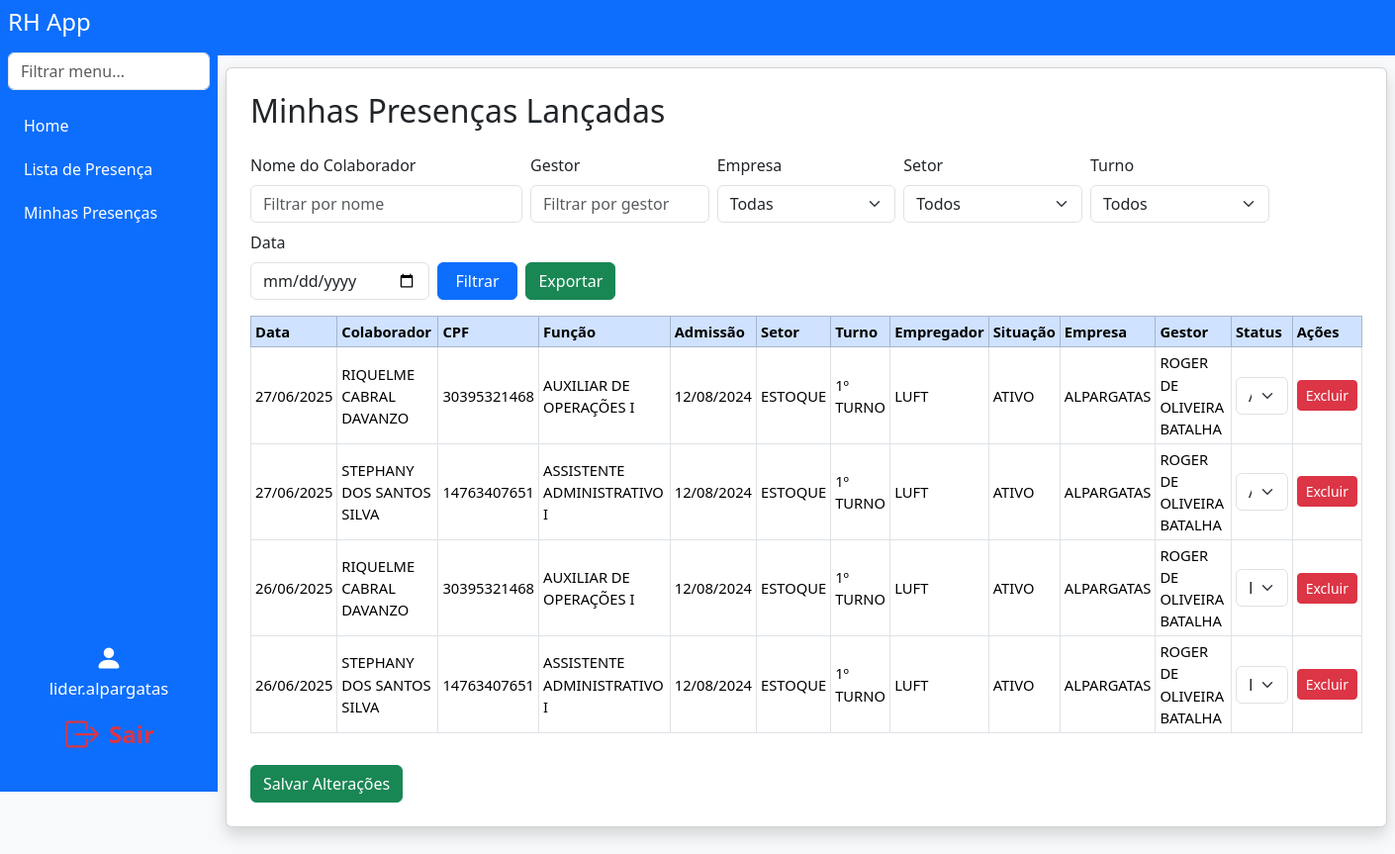
The app's page /minhas_presencas (signed in), older data.
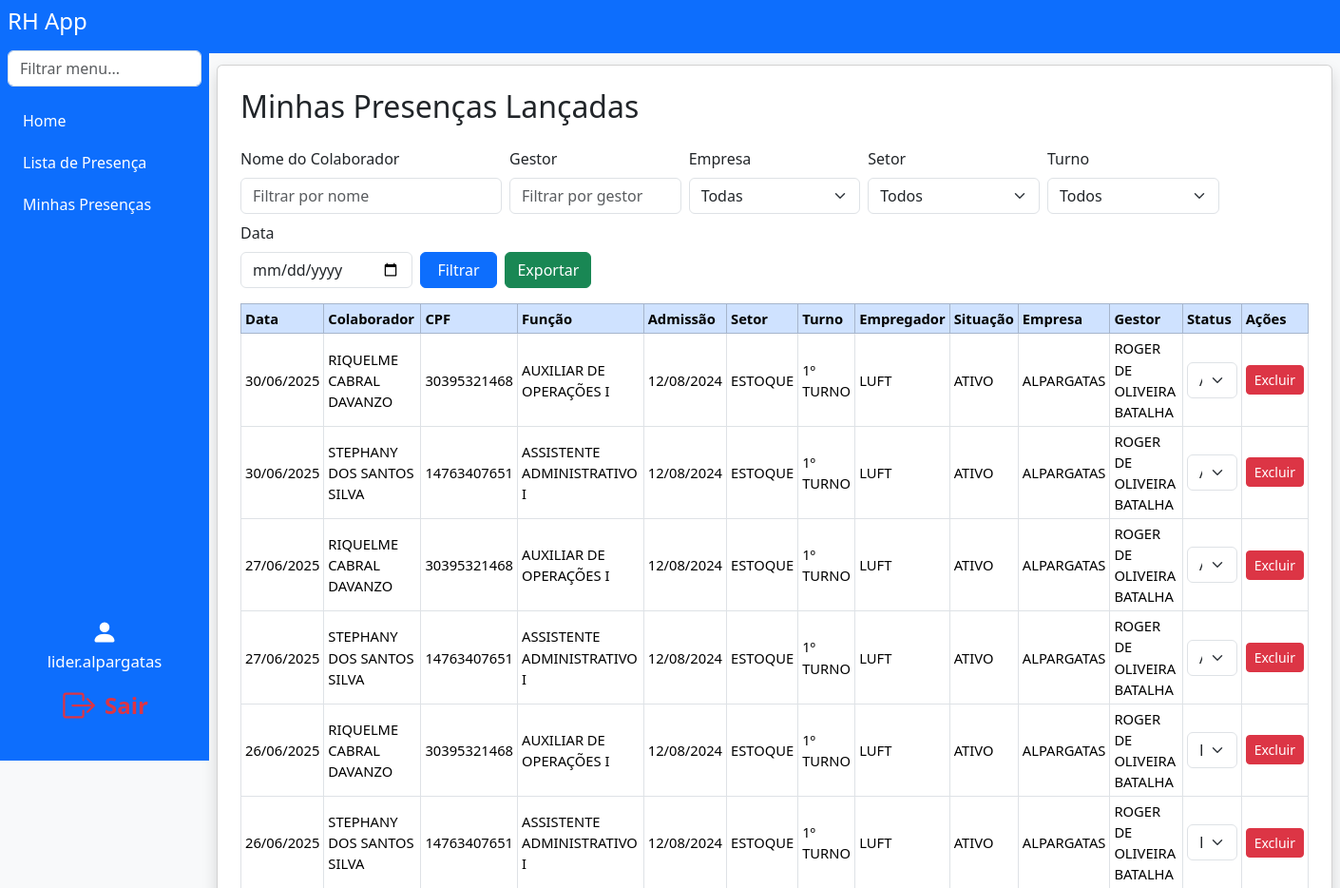
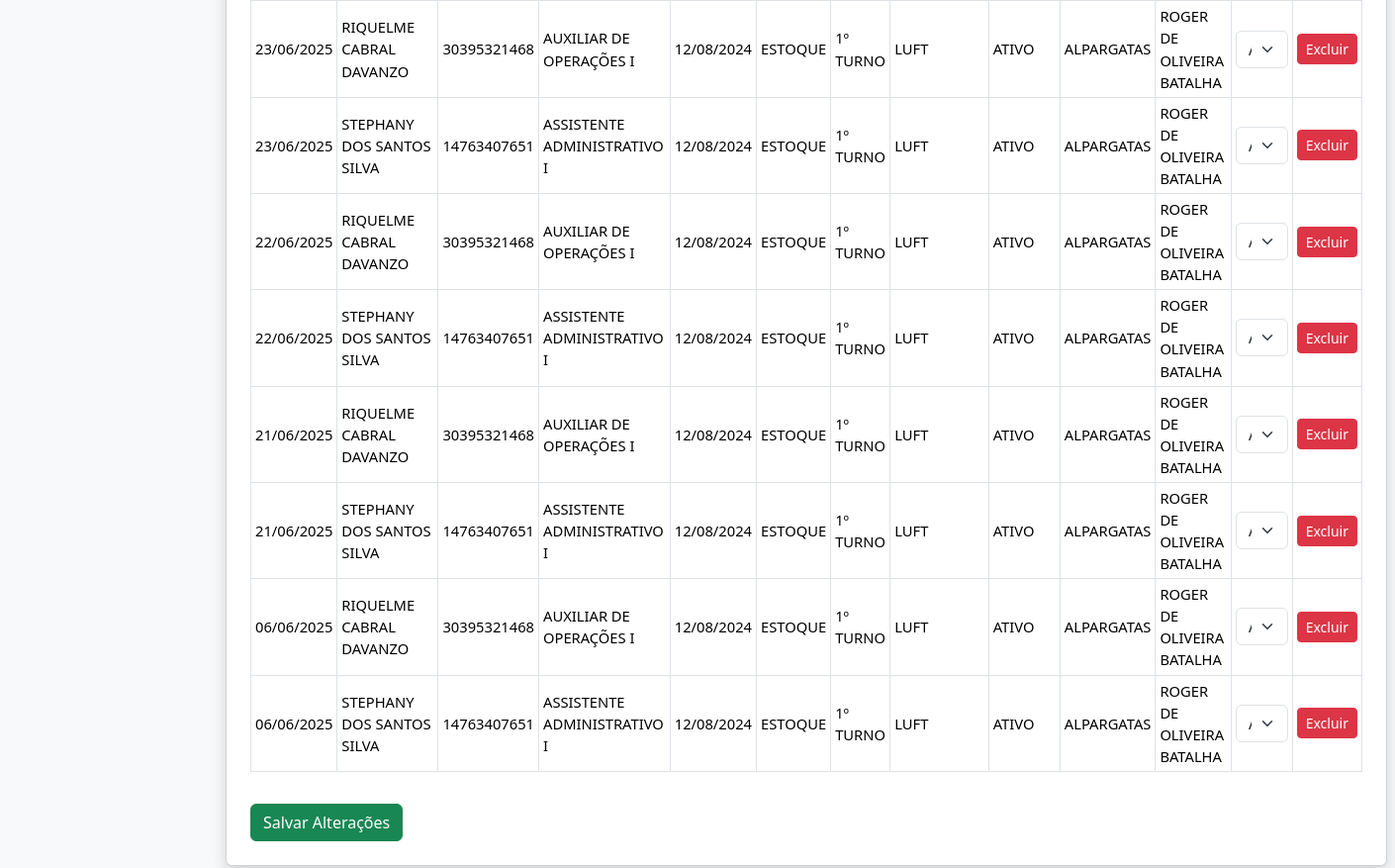
The same page, newer data (2 pictures, top to bottom).
### models.py (models this page shows)
class User(db.Model):
    id = db.Column(db.Integer, primary_key=True)
    username = db.Column(db.String(150), unique=True, nullable=False)
    password = db.Column(db.String(150), nullable=False)
    company_id = db.Column(db.Integer, db.ForeignKey('company.id'), nullable=True)
    role = db.Column(db.String(50), nullable=False, default='user')
    all_companies = db.Column(db.Boolean, default=False)
    setor = db.Column(db.String(100), nullable=True)
    turno = db.Column(db.String(50), nullable=True)
    all_setores = db.Column(db.Boolean, default=False)
    all_turnos = db.Column(db.Boolean, default=False)
    setor_id = db.Column(db.Integer, db.ForeignKey('setor.id'))
    setor = db.relationship('Setor')

class Presenca(db.Model):
    id = db.Column(db.Integer, primary_key=True)
    colaborador_id = db.Column(db.Integer, db.ForeignKey('colaborador.id'), nullable=False)
    usuario_id = db.Column(db.Integer, db.ForeignKey('user.id'), nullable=False)
    data = db.Column(db.Date, nullable=False)
    status = db.Column(db.String(30), nullable=False, default='ausente')
    colaborador = db.relationship('Colaborador')
    usuario = db.relationship('User')

class Colaborador(db.Model):
    id = db.Column(db.Integer, primary_key=True)
    nome = db.Column(db.String(150), nullable=False)
    cpf = db.Column(db.String(14), unique=True, nullable=False)
    funcao = db.Column(db.String(100))
    admissao = db.Column(db.String(30), nullable=False)
    setor_id = db.Column(db.Integer, db.ForeignKey('setor.id'))  # Alterado para chave estrangeira
    setor = db.relationship('Setor')
    turno = db.Column(db.String(30))
    empregador = db.Column(db.String(150))
    situacao = db.Column(db.String(50))
    empresa_id = db.Column(db.Integer, db.ForeignKey('company.id'), nullable=False)
    empresa = db.relationship('Company')
    gestor = db.Column(db.String(150))

class Setor(db.Model):
    id = db.Column(db.Integer, primary_key=True)
    nome = db.Column(db.String(100), unique=True, nullable=False)

class Company(db.Model):
    id = db.Column(db.Integer, primary_key=True)
    name = db.Column(db.String(150), unique=True, nullable=False)
    users = db.relationship('User', backref='company', lazy=True)

### app.py (the view, shortened to what this page needs)
@app.route('/minhas_presencas', methods=['GET', 'POST'])
def minhas_presencas():
    if g.user is None:
        return redirect(url_for('login'))
    filtro_nome = request.args.get('filtro_nome', '')
    filtro_empresa = request.args.get('filtro_empresa', '')
    filtro_setor = request.args.get('filtro_setor', '')
    filtro_turno = request.args.get('filtro_turno', '')
    filtro_data = request.args.get('filtro_data', '')
    filtro_gestor = request.args.get('filtro_gestor', '')  # Novo filtro
    empresas = Company.query.all()
    setores = Setor.query.all()
    query = Presenca.query.join(Colaborador)
    if not g.user.all_companies and g.user.company_id:
        query = query.filter(Colaborador.empresa_id == g.user.company_id)
    if not g.user.all_setores and g.user.setor_id:
        query = query.filter(Colaborador.setor_id == g.user.setor_id)
    if not g.user.all_turnos and g.user.turno:
        query = query.filter(Colaborador.turno == g.user.turno)
    if filtro_nome:
        query = query.filter(Colaborador.nome.ilike(f'%{filtro_nome}%'))
    if filtro_empresa:
        query = query.filter(Colaborador.empresa_id == int(filtro_empresa))
    if filtro_setor:
        query = query.filter(Colaborador.setor_id == int(filtro_setor))
    if filtro_turno:
        query = query.filter(Colaborador.turno == filtro_turno)
    if filtro_data:
        try:
            data_filtro = datetime.strptime(filtro_data, '%Y-%m-%d').date()
            query = query.filter(Presenca.data == data_filtro)
        except Exception:
            pass
    if filtro_gestor:
        query = query.filter(Colaborador.gestor.ilike(f'%{filtro_gestor}%'))
    presencas = query.order_by(Presenca.data.desc()).all()
    return render_template(
        'minhas_presencas.html',
        user=g.user,
        presencas=presencas,
        empresas=empresas,
        setores=setores,
        filtro_nome=filtro_nome,
        filtro_empresa=filtro_empresa,
        filtro_setor=filtro_setor,
        filtro_turno=filtro_turno,
        filtro_data=filtro_data,
        filtro_gestor=filtro_gestor
    )

### app.py (called while the page is built)
@app.before_request
def load_logged_in_user():
    user_id = session.get('user_id')
    g.user = None
    if user_id is not None:
        g.user = User.query.get(user_id)

def has_permission(user, perm_field):
    if user.role == 'master' or user.username == MASTER_USER:
        return True
    perm = Permission.query.filter_by(role=user.role).first()
    return getattr(perm, perm_field, False) if perm else False

### templates/minhas_presencas.html (shortened to what this page needs)
<!DOCTYPE html>
<html lang="pt-br">
<head>
    <link href="https://cdn.jsdelivr.net/npm/bootstrap@5.3.3/dist/css/bootstrap.min.css" rel="stylesheet">
</head>
<body class="bg-light">
{% extends "navbar.html" %}
{% block content %}
<div class="card shadow p-4 mb-4">
    <h2 class="mb-4">Minhas Presenças Lançadas</h2>
    <form method="get" class="row align-items-end g-2 mb-3">
        <div class="col-md-3">
            <label for="filtro_nome" class="form-label">Nome do Colaborador</label>
            <input type="text" class="form-control" id="filtro_nome" name="filtro_nome" value="{{ filtro_nome or '' }}" placeholder="Filtrar por nome">
        </div>
        <div class="col-md-2">
            <label for="filtro_gestor" class="form-label">Gestor</label>
            <input type="text" class="form-control" id="filtro_gestor" name="filtro_gestor" value="{{ filtro_gestor or '' }}" placeholder="Filtrar por gestor">
        </div>
        <div class="col-md-2">
            <label for="filtro_empresa" class="form-label">Empresa</label>
            <select class="form-select" id="filtro_empresa" name="filtro_empresa">
                <option value="">Todas</option>
            </select>
        </div>
        <div class="col-md-2">
            <label for="filtro_setor" class="form-label">Setor</label>
            <select class="form-select" id="filtro_setor" name="filtro_setor">
                <option value="">Todos</option>
            </select>
        </div>
        <div class="col-md-2">
            <label for="filtro_turno" class="form-label">Turno</label>
            <select class="form-select" id="filtro_turno" name="filtro_turno">
                <option value="">Todos</option>
            </select>
        </div>
        <div class="col-md-2">
            <label for="filtro_data" class="form-label">Data</label>
            <input type="date" class="form-control" id="filtro_data" name="filtro_data" value="{{ filtro_data or '' }}">
        </div>
        <div class="col-md-2 d-flex align-items-end gap-2">
            <button class="btn btn-primary w-100" type="submit">Filtrar</button>
            <a href="{{ url_for('export_minhas_presencas', filtro_nome=filtro_nome, filtro_empresa=filtro_empresa, filtro_setor=filtro_setor, filtro_turno=filtro_turno, filtro_data=filtro_data, filtro_gestor=filtro_gestor) }}" class="btn btn-success w-100">Exportar</a>
        </div>
    </form>
    <form method="POST">
        <div class="table-responsive">
            <table class="table table-bordered table-hover table-sm align-middle" style="font-size:0.92rem;">
                <thead class="table-primary">
                    <tr>
                        <th>Data</th>
                        <th>Colaborador</th>
                        <th>CPF</th>
                        <th>Função</th>
                        <th>Admissão</th>
                        <th>Setor</th>
                        <th>Turno</th>
                        <th>Empregador</th>
                        <th>Situação</th>
                        <th>Empresa</th>
                        <th>Gestor</th>
                        <th>Status</th>
                        <th>Ações</th>
                    </tr>
                </thead>
                <tbody>
                    {% for p in presencas %}
                    <tr>
                        <td>{{ p.data.strftime('%d/%m/%Y') }}</td>
                        <td>{{ p.colaborador.nome }}</td>
                        <td>{{ p.colaborador.cpf }}</td>
                        <td>{{ p.colaborador.funcao }}</td>
                        <td>{{ p.colaborador.admissao }}</td>
                        <td>{{ p.colaborador.setor.nome if p.colaborador.setor else '' }}</td>
                        <td>{{ p.colaborador.turno }}</td>
                        <td>{{ p.colaborador.empregador }}</td>
                        <td>{{ p.colaborador.situacao }}</td>
                        <td>{{ p.colaborador.empresa.name if p.colaborador.empresa else '' }}</td>
                        <td>{{ p.colaborador.gestor }}</td>
                        <td>
                            <select name="status_{{ p.id }}" class="form-select">
                                <option value="ausente" {% if p.status == 'ausente' %}selected{% endif %}>Ausente</option>
                                <option value="atestado" {% if p.status == 'atestado' %}selected{% endif %}>Atestado</option>
                                <option value="folga" {% if p.status == 'folga' %}selected{% endif %}>Folga</option>
                            </select>
                        </td>
                        <td>
                            <button type="button" class="btn btn-sm btn-danger" onclick="excluirPresenca({{ p.id }})">Excluir</button>
                        </td>
                    </tr>
                    {% endfor %}
                </tbody>
            </table>
        </div>
        <button type="submit" class="btn btn-success mt-3">Salvar Alterações</button>
    </form>
</div>
{% endblock %}

### templates/navbar.html (shortened to what this page needs)
<nav class="navbar navbar-expand-lg navbar-dark bg-primary">
  <div class="container-fluid">
    <a class="navbar-brand" href="{{ url_for('index') }}">AppRH</a>
  </div>
</nav>
      {% set pode_cadastro = (
        has_permission(user, 'can_access_register_person') or
        has_permission(user, 'can_access_register_company') or
        has_permission(user, 'can_access_register_sector')
      ) %}
<div class="d-flex">
  <nav class="sidebar bg-primary text-white p-2 d-flex flex-column"
       style="width: 220px; min-width: 220px; max-width: 220px; height: 100vh; position: fixed; left: 0; top: 0; bottom: 0; z-index: 1040; overflow-y: auto;">
    <h4 class="mb-3">RH App</h4>
    <input class="form-control mb-3" type="text" id="menuSearch" placeholder="Filtrar menu...">
    <ul class="nav flex-column" id="sidebarMenu">
      {% if user and has_permission(user, 'can_access_index') %}
      <li class="nav-item mb-1">
        <a class="nav-link text-white" href="{{ url_for('index') }}">Home</a>
      </li>
      {% endif %}
      {% if user and has_permission(user, 'can_access_lista_presenca') %}
      <li class="nav-item mb-1">
        <a class="nav-link text-white" href="{{ url_for('lista_presenca') }}">Lista de Presença</a>
      </li>
      <li class="nav-item mb-1">
        <a class="nav-link text-white" href="{{ url_for('minhas_presencas') }}">Minhas Presenças</a>
      </li>
      {% endif %}
      {% set pode_cadastro = (
        has_permission(user, 'can_access_register_person') or
        has_permission(user, 'can_access_register_company') or
        has_permission(user, 'can_access_register_sector')
      ) %}
    </ul>
    <div class="mt-auto d-flex flex-column justify-content-end align-items-center"
         style="height: 180px; width: 100%; padding-bottom: 24px;">
      {% if user %}
        <div class="mb-2 w-100 d-flex align-items-center justify-content-center flex-column">
          <span class="mb-1" style="font-size: 1.1rem;">
            <svg xmlns="http://www.w3.org/2000/svg" width="28" height="28" fill="#fff" class="bi bi-person-fill" viewBox="0 0 16 16" style="vertical-align:middle;">
              <path d="M3 14s-1 0-1-1 1-4 6-4 6 3 6 4-1 1-1 1H3zm5-6a3 3 0 1 0 0-6 3 3 0 0 0 0 6z"/>
            </svg>
          </span>
          <span style="font-size: 1.05rem;">{{ user.username }}</span>
        </div>
        <a href="{{ url_for('logout') }}" title="Sair"
           class="btn btn-lg w-100 d-flex align-items-center justify-content-center"
           style="background: none; border: none; color: #dc3545; font-size: 1.5rem;">
          <span style="color:#dc3545; font-weight:600;">Sair</span>
        </a>
      {% endif %}
    </div>
  </nav>
  <div class="flex-grow-1" style="min-height: 100vh; padding: 12px 8px 8px 8px; margin-left: 220px;">
    {% block content %}{% endblock %}
  </div>
</div>
<link rel="stylesheet" href="https://cdn.jsdelivr.net/npm/bootstrap-icons@1.11.3/font/bootstrap-icons.min.css">

Row changes from the older to the newer data that the page shows:
added Presenca: data "30/06/2025", colaborador.nome "RIQUELME CABRAL DAVANZO", colaborador.cpf "30395321468", colaborador.funcao "AUXILIAR DE OPERAÇÕES I", colaborador.admissao "12/08/2024", colaborador.setor "ESTOQUE", colaborador.turno "1º TURNO", colaborador.empregador "LUFT", colaborador.situacao "ATIVO", colaborador.empresa "ALPARGATAS", colaborador.gestor "ROGER DE OLIVEIRA BATALHA", status+id "Atestado"
added Presenca: data "30/06/2025", colaborador.nome "STEPHANY DOS SANTOS SILVA", colaborador.cpf "14763407651", colaborador.funcao "ASSISTENTE ADMINISTRATIVO I", colaborador.admissao "12/08/2024", colaborador.setor "ESTOQUE", colaborador.turno "1º TURNO", colaborador.empregador "LUFT", colaborador.situacao "ATIVO", colaborador.empresa "ALPARGATAS", colaborador.gestor "ROGER DE OLIVEIRA BATALHA", status+id "Atestado"
added Presenca: data "23/06/2025", colaborador.nome "RIQUELME CABRAL DAVANZO", colaborador.cpf "30395321468", colaborador.funcao "AUXILIAR DE OPERAÇÕES I", colaborador.admissao "12/08/2024", colaborador.setor "ESTOQUE", colaborador.turno "1º TURNO", colaborador.empregador "LUFT", colaborador.situacao "ATIVO", colaborador.empresa "ALPARGATAS", colaborador.gestor "ROGER DE OLIVEIRA BATALHA", status+id "Ausente"
added Presenca: data "23/06/2025", colaborador.nome "STEPHANY DOS SANTOS SILVA", colaborador.cpf "14763407651", colaborador.funcao "ASSISTENTE ADMINISTRATIVO I", colaborador.admissao "12/08/2024", colaborador.setor "ESTOQUE", colaborador.turno "1º TURNO", colaborador.empregador "LUFT", colaborador.situacao "ATIVO", colaborador.empresa "ALPARGATAS", colaborador.gestor "ROGER DE OLIVEIRA BATALHA", status+id "Ausente"
added Presenca: data "22/06/2025", colaborador.nome "RIQUELME CABRAL DAVANZO", colaborador.cpf "30395321468", colaborador.funcao "AUXILIAR DE OPERAÇÕES I", colaborador.admissao "12/08/2024", colaborador.setor "ESTOQUE", colaborador.turno "1º TURNO", colaborador.empregador "LUFT", colaborador.situacao "ATIVO", colaborador.empresa "ALPARGATAS", colaborador.gestor "ROGER DE OLIVEIRA BATALHA", status+id "Ausente"
added Presenca: data "22/06/2025", colaborador.nome "STEPHANY DOS SANTOS SILVA", colaborador.cpf "14763407651", colaborador.funcao "ASSISTENTE ADMINISTRATIVO I", colaborador.admissao "12/08/2024", colaborador.setor "ESTOQUE", colaborador.turno "1º TURNO", colaborador.empregador "LUFT", colaborador.situacao "ATIVO", colaborador.empresa "ALPARGATAS", colaborador.gestor "ROGER DE OLIVEIRA BATALHA", status+id "Ausente"
added Presenca: data "21/06/2025", colaborador.nome "RIQUELME CABRAL DAVANZO", colaborador.cpf "30395321468", colaborador.funcao "AUXILIAR DE OPERAÇÕES I", colaborador.admissao "12/08/2024", colaborador.setor "ESTOQUE", colaborador.turno "1º TURNO", colaborador.empregador "LUFT", colaborador.situacao "ATIVO", colaborador.empresa "ALPARGATAS", colaborador.gestor "ROGER DE OLIVEIRA BATALHA", status+id "Ausente"
added Presenca: data "21/06/2025", colaborador.nome "STEPHANY DOS SANTOS SILVA", colaborador.cpf "14763407651", colaborador.funcao "ASSISTENTE ADMINISTRATIVO I", colaborador.admissao "12/08/2024", colaborador.setor "ESTOQUE", colaborador.turno "1º TURNO", colaborador.empregador "LUFT", colaborador.situacao "ATIVO", colaborador.empresa "ALPARGATAS", colaborador.gestor "ROGER DE OLIVEIRA BATALHA", status+id "Ausente"
added Presenca: data "06/06/2025", colaborador.nome "RIQUELME CABRAL DAVANZO", colaborador.cpf "30395321468", colaborador.funcao "AUXILIAR DE OPERAÇÕES I", colaborador.admissao "12/08/2024", colaborador.setor "ESTOQUE", colaborador.turno "1º TURNO", colaborador.empregador "LUFT", colaborador.situacao "ATIVO", colaborador.empresa "ALPARGATAS", colaborador.gestor "ROGER DE OLIVEIRA BATALHA", status+id "Ausente"
added Presenca: data "06/06/2025", colaborador.nome "STEPHANY DOS SANTOS SILVA", colaborador.cpf "14763407651", colaborador.funcao "ASSISTENTE ADMINISTRATIVO I", colaborador.admissao "12/08/2024", colaborador.setor "ESTOQUE", colaborador.turno "1º TURNO", colaborador.empregador "LUFT", colaborador.situacao "ATIVO", colaborador.empresa "ALPARGATAS", colaborador.gestor "ROGER DE OLIVEIRA BATALHA", status+id "Ausente"
